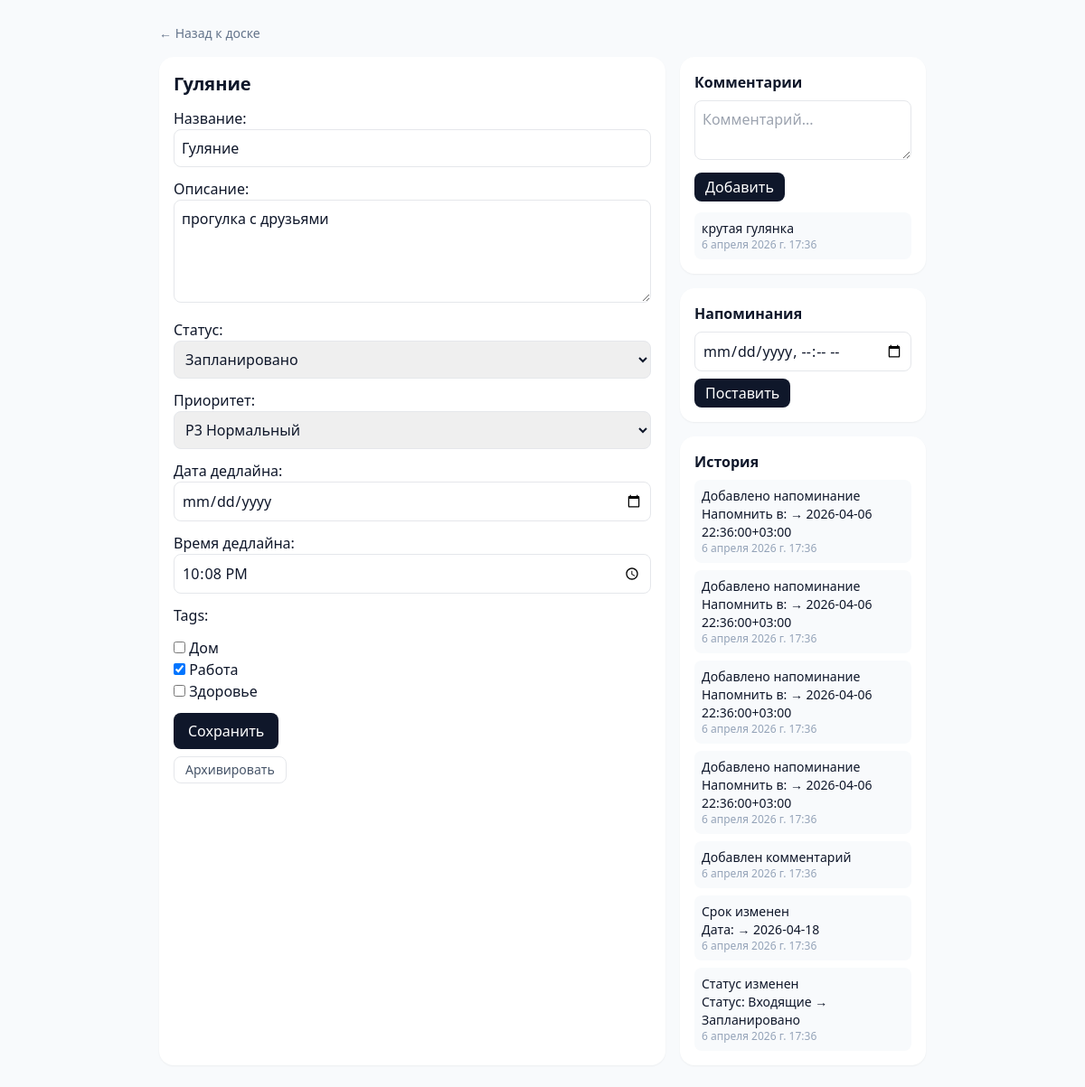
/tasks/1/, run on the app's committed database.
### apps/tasks/models.py (models this page shows, shortened)
class Task(models.Model):
    title = models.CharField(max_length=180)
    description = models.TextField(blank=True)
    status = models.CharField(max_length=24, choices=TaskStatus.choices, default=TaskStatus.INBOX)
    priority = models.CharField(max_length=4, choices=TaskPriority.choices, default=TaskPriority.P3)
    due_date = models.DateField(blank=True, null=True)
    due_time = models.TimeField(blank=True, null=True)
    tags = models.ManyToManyField(Tag, blank=True, related_name="tasks")
    board_position = models.DecimalField(max_digits=12, decimal_places=4, default=1000)
    created_at = models.DateTimeField(auto_now_add=True)
    updated_at = models.DateTimeField(auto_now=True)
    completed_at = models.DateTimeField(blank=True, null=True)
    archived_at = models.DateTimeField(blank=True, null=True)
    class Meta:
        indexes = [
            models.Index(fields=["status", "board_position"]),
            models.Index(fields=["due_date"]),
            models.Index(fields=["priority"]),
            models.Index(fields=["archived_at"]),
        ]
        ordering = ["status", "board_position", "-updated_at"]

class Comment(models.Model):
    task = models.ForeignKey(Task, on_delete=models.CASCADE, related_name="comments")
    body = models.TextField()
    created_at = models.DateTimeField(auto_now_add=True)
    class Meta:
        ordering = ["-created_at"]

class ActivityLog(models.Model):
    task = models.ForeignKey(Task, on_delete=models.CASCADE, related_name="activity")
    action = models.CharField(max_length=64)
    field_name = models.CharField(max_length=64, blank=True)
    old_value = models.TextField(blank=True)
    new_value = models.TextField(blank=True)
    created_at = models.DateTimeField(auto_now_add=True)
    class Meta:
        ordering = ["-created_at"]
    ACTION_LABELS = {
        "created": "Задача создана",
        "status_changed": "Статус изменен",
        "priority_changed": "Приоритет изменен",
        "due_date_changed": "Срок изменен",
        "comment_added": "Добавлен комментарий",
        "reminder_added": "Добавлено напоминание",
        "reminder_sent": "Напоминание отправлено",
        "archived": "Задача архивирована",
    }
    FIELD_LABELS = {
        "status": "Статус",
        "priority": "Приоритет",
        "due_date": "Дата",
        "remind_at": "Напомнить в",
    }
    def action_label(self):
        return self.ACTION_LABELS.get(self.action, self.action)
    def field_label(self):
        return self.FIELD_LABELS.get(self.field_name, self.field_name)
    def _display_value(self, value):
        status_map = {key: label for key, label in TaskStatus.choices}
        priority_map = {key: label for key, label in TaskPriority.choices}
        if value in status_map:
            return status_map[value]
        if value in priority_map:
            return priority_map[value]
        return value
    def old_value_label(self):
        return self._display_value(self.old_value)
    def new_value_label(self):
        return self._display_value(self.new_value)

### apps/tasks/views.py (the view)
# urls.py: path("tasks/<int:task_id>/", views.task_detail, name="task_detail"),
def task_detail(request, task_id):
    task = get_object_or_404(
        Task.objects.prefetch_related(
            "tags",
            Prefetch("activity"),
            Prefetch("comments"),
            Prefetch("reminders", queryset=Reminder.objects.filter(is_active=True)),
        ),
        pk=task_id,
    )
    return render(
        request,
        "tasks/task_detail.html",
        {
            "task": task,
            "form": TaskForm(instance=task),
            "comment_form": CommentForm(),
            "reminder_form": ReminderForm(),
        },
    )

### apps/tasks/forms.py
class TaskForm(forms.ModelForm):
    tags = forms.ModelMultipleChoiceField(queryset=Tag.objects.all(), required=False, widget=forms.CheckboxSelectMultiple)
    class Meta:
        model = Task
        fields = ["title", "description", "status", "priority", "due_date", "due_time", "tags"]
        labels = {
            "title": "Название",
            "description": "Описание",
            "status": "Статус",
            "priority": "Приоритет",
            "due_date": "Дата дедлайна",
            "due_time": "Время дедлайна",
            "tags": "Теги",
        }
        widgets = {
            "title": forms.TextInput(attrs={"class": "w-full rounded-lg border p-2"}),
            "description": forms.Textarea(attrs={"rows": 4, "class": "w-full rounded-lg border p-2"}),
            "status": forms.Select(attrs={"class": "w-full rounded-lg border p-2"}),
            "priority": forms.Select(attrs={"class": "w-full rounded-lg border p-2"}),
            "due_date": forms.DateInput(attrs={"type": "date", "class": "w-full rounded-lg border p-2"}),
            "due_time": forms.TimeInput(attrs={"type": "time", "class": "w-full rounded-lg border p-2"}),
        }

class CommentForm(forms.ModelForm):
    class Meta:
        model = Comment
        fields = ["body"]
        labels = {"body": ""}
        widgets = {"body": forms.Textarea(attrs={"rows": 2, "placeholder": "Комментарий...", "class": "w-full rounded-lg border p-2"})}

### apps/tasks/models.py (called while the page is built)
    def __str__(self):
        return self.name

### apps/tasks/templates/tasks/task_detail.html (shortened to what this page needs)
{% extends "base.html" %}
{% block content %}
<main class="mx-auto max-w-4xl p-3 md:p-6">
  <a href="{% url 'tasks:board' %}" class="mb-4 inline-block text-sm text-slate-500">← Назад к доске</a>
  <div class="grid gap-4 md:grid-cols-3">
    <section class="rounded-2xl bg-white p-4 shadow-sm md:col-span-2">
      <h1 class="mb-3 text-xl font-semibold">{{ task.title }}</h1>
      <form method="post" action="{% url 'tasks:task_update' task.id %}" class="space-y-3">
        {{ form.as_p }}
        <div class="flex gap-2">
          <button class="rounded-lg bg-slate-900 px-4 py-2 text-white">Сохранить</button>
        </div>
      </form>
      <form method="post" action="{% url 'tasks:task_archive' task.id %}" class="mt-2">
        <button class="rounded-lg border px-3 py-1 text-sm text-slate-600">Архивировать</button>
      </form>
    </section>
    <aside class="space-y-4">
      <section class="rounded-2xl bg-white p-4 shadow-sm">
        <h2 class="mb-2 font-semibold">Комментарии</h2>
        <form method="post" action="{% url 'tasks:add_comment' task.id %}" class="mb-3">
          {{ comment_form.body }}
          <button class="mt-2 rounded-lg bg-slate-900 px-3 py-1 text-white">Добавить</button>
        </form>
        <div class="space-y-2">
          {% for c in task.comments.all %}
            <div class="rounded-lg bg-slate-50 p-2 text-sm">
              <div>{{ c.body }}</div>
              <div class="text-xs text-slate-400">{{ c.created_at }}</div>
            </div>
          {% empty %}
            <div class="text-sm text-slate-400">Комментариев пока нет.</div>
          {% endfor %}
        </div>
      </section>
      <section class="rounded-2xl bg-white p-4 shadow-sm">
        <h2 class="mb-2 font-semibold">Напоминания</h2>
        <form method="post" action="{% url 'tasks:add_reminder' task.id %}">
          {{ reminder_form.remind_at }}
          <button class="mt-2 rounded-lg bg-slate-900 px-3 py-1 text-white">Поставить</button>
        </form>
      </section>
      <section class="rounded-2xl bg-white p-4 shadow-sm">
        <h2 class="mb-2 font-semibold">История</h2>
        <div class="space-y-2 text-sm">
          {% for e in task.activity.all %}
            <div class="rounded-lg bg-slate-50 p-2">
              <div class="font-medium">{{ e.action_label }}</div>
              {% if e.field_name %}<div>{{ e.field_label }}: {{ e.old_value_label }} → {{ e.new_value_label }}</div>{% endif %}
              <div class="text-xs text-slate-400">{{ e.created_at }}</div>
            </div>
          {% empty %}
            <div class="text-slate-400">Изменений пока нет.</div>
          {% endfor %}
        </div>
      </section>
    </aside>
  </div>
</main>
{% endblock %}

### data on the page
Task: title "Гуляние", description "прогулка с друзьями", status "Запланировано", priority "P3 Нормальный", due_time "22:08:00"
Comment: body "крутая гулянка", created_at "6 апреля 2026 г. 17:36"
ActivityLog: action_label "Добавлено напоминание", field_label "Напомнить в", new_value_label "2026-04-06 22:36:00+03:00", created_at "6 апреля 2026 г. 17:36"
ActivityLog: action_label "Добавлено напоминание", field_label "Напомнить в", new_value_label "2026-04-06 22:36:00+03:00", created_at "6 апреля 2026 г. 17:36"
ActivityLog: action_label "Добавлено напоминание", field_label "Напомнить в", new_value_label "2026-04-06 22:36:00+03:00", created_at "6 апреля 2026 г. 17:36"
ActivityLog: action_label "Добавлено напоминание", field_label "Напомнить в", new_value_label "2026-04-06 22:36:00+03:00", created_at "6 апреля 2026 г. 17:36"
ActivityLog: action_label "Добавлен комментарий", created_at "6 апреля 2026 г. 17:36"
ActivityLog: action_label "Срок изменен", field_label "Дата", new_value_label "2026-04-18", created_at "6 апреля 2026 г. 17:36"
ActivityLog: action_label "Статус изменен", field_label "Статус", old_value_label "Входящие", new_value_label "Запланировано", created_at "6 апреля 2026 г. 17:36"
